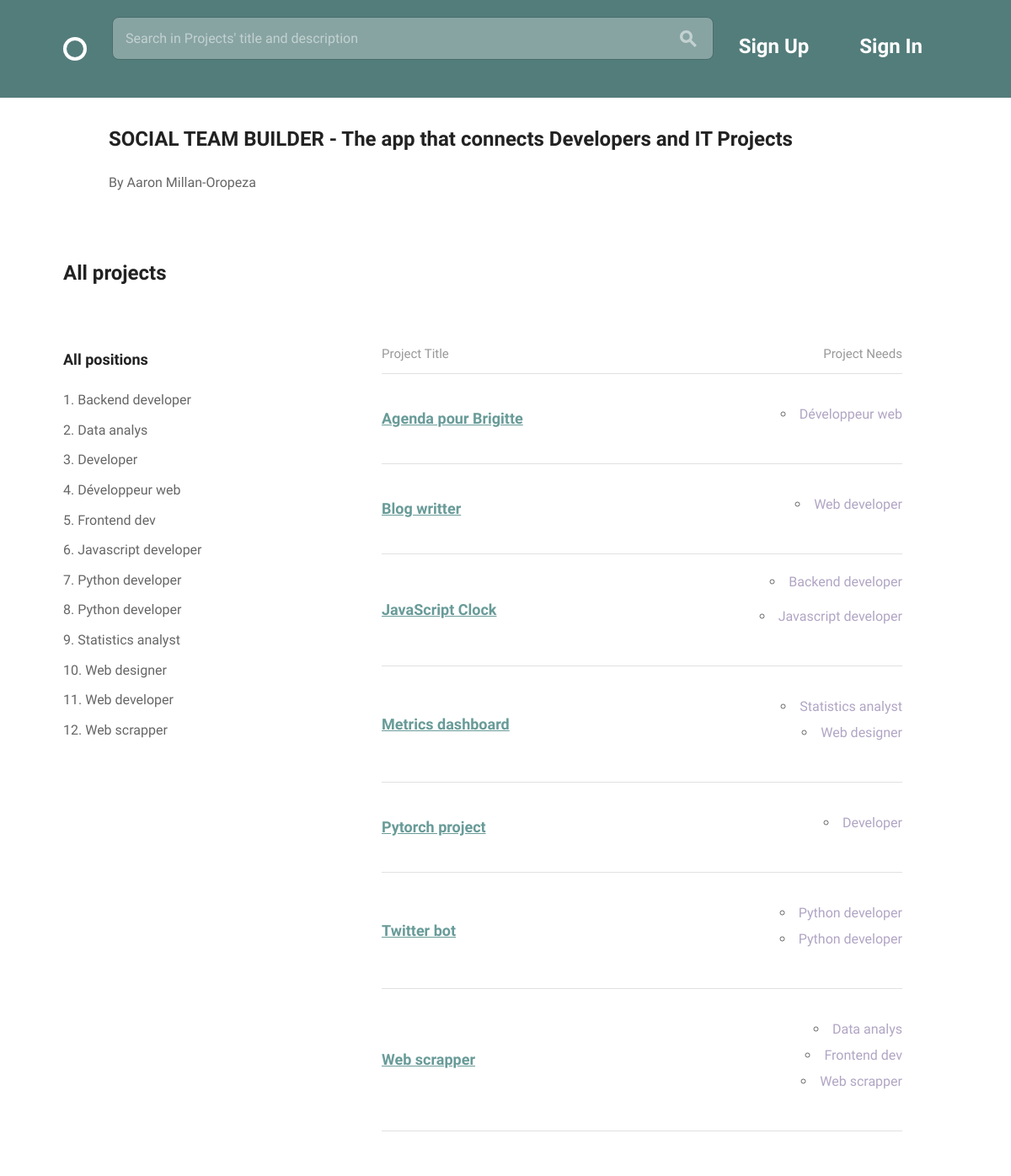
The app's page /, older data.
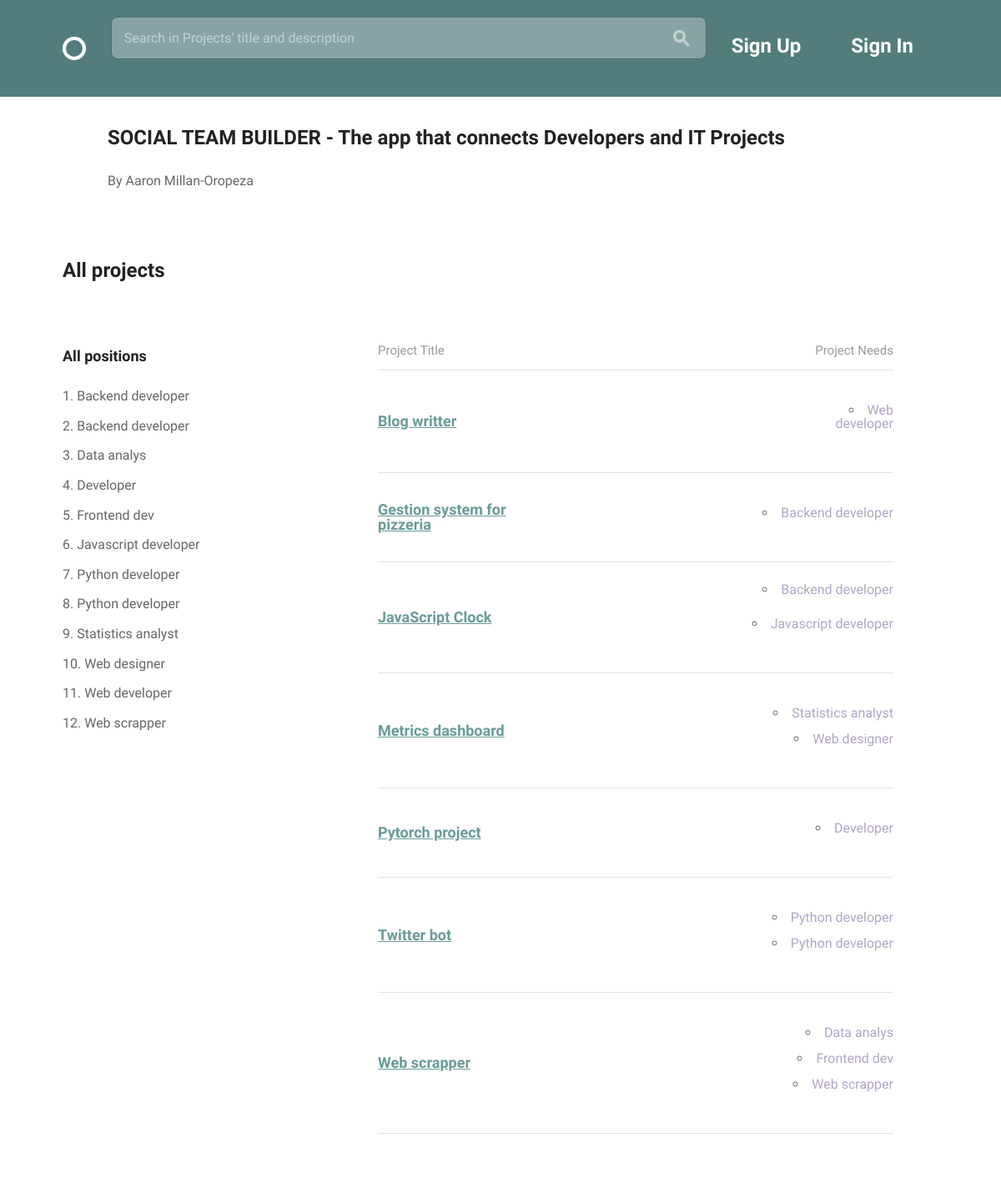
The same page, newer data.
### teams/models.py (models this page shows, shortened)
class Position(models.Model):
    name = models.CharField(max_length=150, blank=False)
    description = models.CharField(max_length=400, blank=False)
    related_skill = models.ForeignKey('Skill', on_delete=models.CASCADE)
    available = models.BooleanField(default=True)
    project = models.ForeignKey('Project', on_delete=models.CASCADE)

class Project(models.Model):
    creator = models.ForeignKey('Profile', on_delete=models.CASCADE)
    title = models.CharField(max_length=150, null=False, unique=True)
    description = models.TextField(max_length=700, blank=True)
    timeline = models.CharField(max_length=25, null=False)
    requirements = models.TextField(max_length=300, null=False)
    finished = models.BooleanField(default=False)

### team_builder/views.py (the view)
# urls.py: url(r'^$', views.index, name='index'),
def index(request):
    if request.method == 'GET':
        projects = models.Project.objects.filter(
            finished=False).order_by('title')
        positions = models.Position.objects.filter(
            project__in=projects).order_by('name')
        related_skills = models.Position.objects.filter(
            project__in=projects).values_list(
            'related_skill_id', flat=True).distinct()
        related_skills = models.Skill.objects.filter(
            id__in=related_skills).order_by('skill_name')
    return render(request, 'index.html', {
        'projects': projects, 'positions': positions,
        'related_skills': related_skills}
    )

### templates/index.html (shortened to what this page needs)
{% extends 'layout.html' %}
{% load static %}
{% block content %}
<div class="bounds circle--page">
  <div class="grid-80 grid-push-5 circle--article--header">
    <h2>  SOCIAL TEAM BUILDER  -  The app that connects Developers and IT Projects</h2>
    <p>   By Aaron Millan-Oropeza</p>
  </div>
  <div  class="grid-100 circle--fluid--cell circle--fluid--primary">
    <h2>All projects</h2>
  </div>
  <div class="grid-40">
  </div>
  <div  class="grid-100 circle--fluid--cell circle--fluid--primary">
  </div>
  <div class="grid-30">
    <h3>All positions</h3>
    <ol>
      {% for position in positions %}
      <li> {{ position.name }} </li>
      {% endfor %}
    </ol>
  </div>
  <div class="grid-60 grid-push-5">
    <table class="circle--table u-full-width">
      <thead>
        <tr>
          <th>Project Title</th>
          <th class="circle--cell--right align-right">Project Needs</th>
        </tr>
      </thead>
      <tbody>
        {% for project in projects %}
        <tr>
          <td class="clickable-row">
            <a href="{% url 'teams:project_details' pk=project.id %}">
            <h3>{{ project.title }}</h3>
            </a>
          </td>
          <td class="circle--cell--right align-right">
            {% for position in positions %}
              <ul>
              {% if position.project_id == project.id %}
                <li><span class="secondary-label">{{ position.name }}</span></li>
              </ul>
              {% endif %}
            {% endfor %}
          </td>
        </tr>
        {% endfor %}
      </tbody>
    </table>
  </div>
</div>
{% endblock %}

Row changes from the older to the newer data that the page shows:
no longer on this page (row edited): Position: name "Développeur web"
no longer on this page (row edited): Project: title "Agenda pour Brigitte"
added Position: name "Backend developer"
added Project: title "Gestion system for pizzeria"
